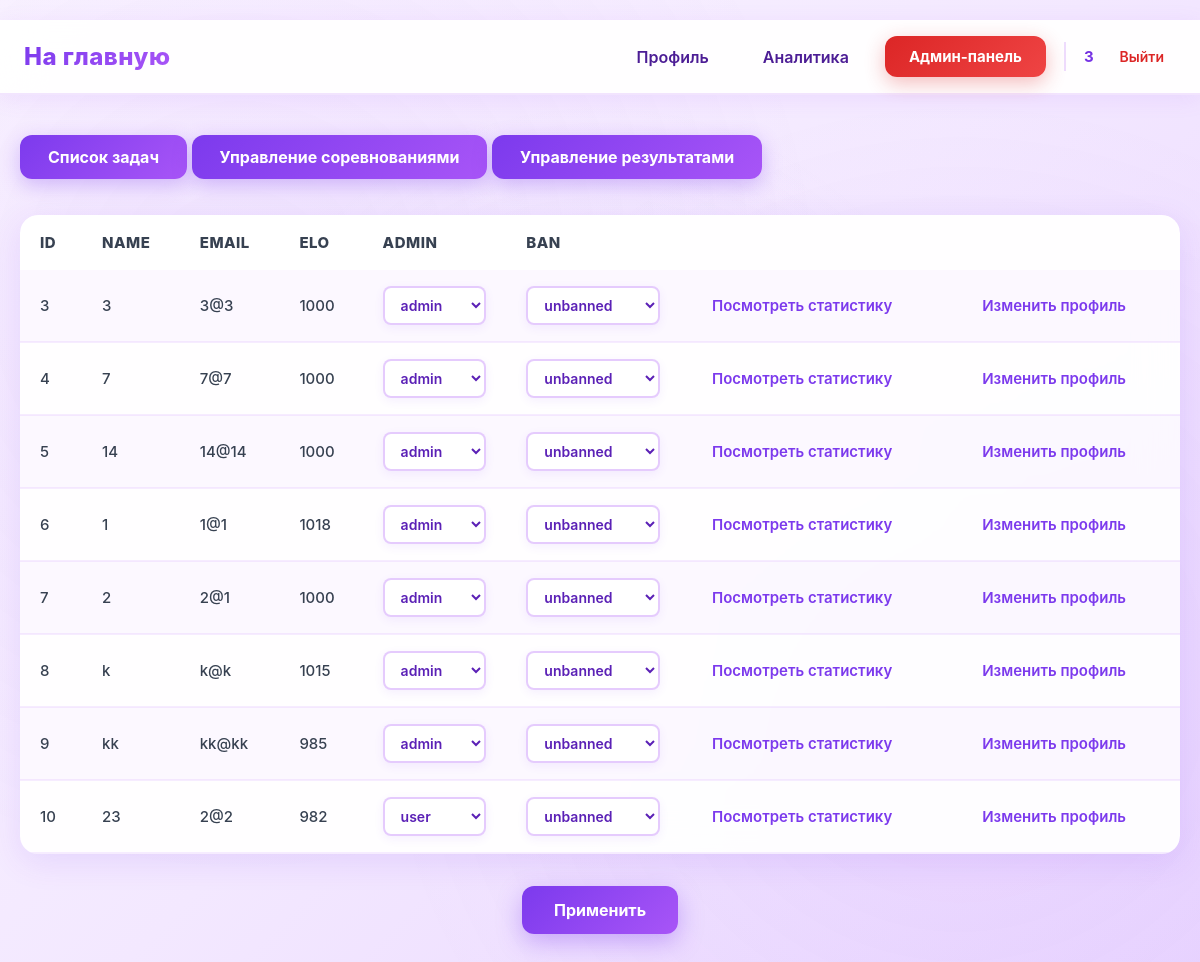
/admin (signed in), run on the app's committed database.
### data/users.py (models this page shows, shortened)
class User(SqlAlchemyBase, UserMixin):
    __tablename__ = 'users'
    id = sqlalchemy.Column(sqlalchemy.Integer,
                           primary_key=True, autoincrement=True)
    name = sqlalchemy.Column(sqlalchemy.String, nullable=True)
    email = sqlalchemy.Column(sqlalchemy.String,
                              index=True, unique=True, nullable=True)
    hashed_password = sqlalchemy.Column(sqlalchemy.String, nullable=True)
    elo_rating = sqlalchemy.Column(sqlalchemy.Float, default=1000)
    admin = sqlalchemy.Column(sqlalchemy.Boolean, default=0)
    ban = sqlalchemy.Column(sqlalchemy.Boolean, default=0)
    created_date = sqlalchemy.Column(sqlalchemy.DateTime,
                                     default=datetime.datetime.now)
    submissions = orm.relationship("Submissions", back_populates="user")

### main.py (the view, shortened to what this page needs)
@app.route('/admin', methods=["GET", "POST"])
@login_required
@admin_required
@user_ban
def admin():
    subject = session.get('subject')
    db_sess = db_session.create_session()
    users = db_sess.query(User)
    return render_template("admin_first.html", users=users, subject=subject)

### data/db_session.py (called while the page is built)
def create_session() -> Session:
    global __factory
    return __factory()

### main.py (called while the page is built)
@login_manager.user_loader
def load_user(user_id):
    db_sess = db_session.create_session()
    return db_sess.get(User, user_id)

def admin_required(func):
    @wraps(func)
    def wrapper(*args, **kwargs):
        if not current_user.admin:
            abort(403)
        return func(*args, **kwargs)
    return wrapper

def user_ban(func):
    @wraps(func)
    def wrapper(*args, **kwargs):
        if current_user.ban:
            abort(403)
        return func(*args, **kwargs)
    return wrapper

### templates/admin_first.html (shortened to what this page needs)
﻿{% extends "base.html" %}
{% block styles %}
<link rel="stylesheet" href="{{ url_for('static', filename='admin_first.css') }}">
{% endblock %}
{% block content %}
<a class="btn btn-task" href="/admin/task_list">Список задач</a>
<a class="btn btn-task" href="/admin/competitions">Управление соревнованиями</a>
<a class="btn btn-task" href="/admin/results">Управление результатами</a>
<form method="post" action="/admin">
<div class="table-container">
    <table>
        <tr>
            <td>id</td>
            <td>name</td>
            <td>email</td>
            <td>elo</td>
            <td>admin</td>
            <td>ban</td>
        </tr>
        {% for user in users %}
        <tr>
            <td>{{user.id}}</td>
            <td>{{ user.name }}</td>
            <td>{{user.email}}</td>
            <td>{{user.elo_rating|round|int}}</td>
            <td>
                <select class="admin-select" name="admin_{{user.id}}">
                    {% if user.admin == 1 %}
                        <option value="admin" selected>admin</option>
                    {% else %}
                        <option value="user" selected>user</option>
                    {% endif %}
                </select>
            </td>
            <td>
                <select class="ban-select" name="ban_{{user.id}}">
                    {% if user.ban == 1 %}
                        <option value="banned" selected>banned</option>
                        <option value="unbanned">unbanned</option>
                    {% else %}
                        <option value="unbanned" selected>unbanned</option>
                    {% endif %}
                </select>
            </td>
            <td><a href="/admin/profile/{{user.id}}">Посмотреть статистику</a></td>
            <td><a href="/edit/profile/{{user.id}}">Изменить профиль</a></td>
        </tr>
        {% endfor %}
    </table>
</div>
<button type="submit" id="applytBtn">Применить</button>
</form>
{% endblock %}

### templates/base.html (shortened to what this page needs)
﻿<!doctype html>
<html lang="ru">
<head>
    <link rel="stylesheet" href="{{ url_for('static', filename='base.css') }}">
    {% block styles %}{% endblock %}
</head>
<body>
<header class="site-header">
    <nav class="navbar">
        <div class="nav-left">
            {% if session.get('subject') and session.get('subject') != 'subject' %}
            <a class="logo" href="/{{ session.get('subject') }}/">На главную</a>
            {% else %}
            <a class="logo" href="/">На главную</a>
            {% endif %}
        </div>
        <div class="nav-right">
            {% if current_user.is_authenticated %}
                <a class="nav-link" href="/profile">Профиль</a>
                <a class="nav-link" href="/analytics">Аналитика</a>
                {% if current_user.admin %}
                    <a class="btn btn-admin" href="/admin">Админ-панель</a>
                {% endif %}
                <div class="user-menu">
                    <span class="username">{{ current_user.name }}</span>
                    <a class="logout" href="/logout">Выйти</a>
                </div>
            {% else %}
                <a class="btn btn-outline" href="/login">Войти</a>
                <a class="btn btn-primary" href="/register">Регистрация</a>
            {% endif %}
        </div>
    </nav>
</header>
<main class="page-content">
    {% block content %}{% endblock %}
</main>
</body>
</html>

### static/base.css (style rules this page uses)
* { box-sizing: border-box; margin: 0; padding: 0; font-family: "Inter", "Segoe UI", Arial, sans-serif; }
body { background: linear-gradient(135deg, #faf5ff 0%, #f3e8ff 50%, #e9d5ff 100%); background-attachment: fixed; color: #1f2937; min-height: 100vh; position: relative; }
body::before { content: ''; position: fixed; top: 0; left: 0; right: 0; bottom: 0; background: radial-gradient(circle at 20% 30%, rgba(168, 85, 247, 0.08) 0%, transparent 50%), radial-gradient(circle at 80% 70%, rgba(192, 132, 252, 0.08) 0%, transparent 50%), radial-gradient(circle at 50% 50%, rgba(233, 213, 255, 0.1) 0%, transparent 50%); pointer-events: none; z-index: 0; }
.site-header { background: rgba(255, 255, 255, 0.95); backdrop-filter: blur(20px); border-bottom: 2px solid rgba(168, 85, 247, 0.15); box-shadow: 0 4px 20px rgba(168, 85, 247, 0.1); position: relative; z-index: 100; }
.navbar { max-width: 1200px; margin: 0 auto; padding: 16px 24px; display: flex; align-items: center; justify-content: space-between; }
.logo { font-size: 24px; font-weight: 800; text-decoration: none; background: linear-gradient(135deg, #7c3aed, #a855f7); -webkit-background-clip: text; -webkit-text-fill-color: transparent; background-clip: text; letter-spacing: 0.5px; transition: all 0.3s ease; position: relative; }
.logo::after { content: ''; position: absolute; bottom: -4px; left: 0; width: 0; height: 3px; background: linear-gradient(90deg, #7c3aed, #a855f7); border-radius: 2px; transition: width 0.3s ease; }
.nav-left, .nav-right { display: flex; align-items: center; gap: 18px; position: relative; z-index: 10; }
.nav-link { text-decoration: none; color: #4c1d95; font-weight: 600; padding: 10px 18px; border-radius: 12px; transition: all 0.3s ease; position: relative; background: transparent; }
.btn-admin { background: linear-gradient(135deg, #dc2626, #ef4444); color: #ffffff !important; box-shadow: 0 6px 20px rgba(220, 38, 38, 0.3); position: relative; overflow: hidden; font-weight: 700; padding: 10px 20px; border-radius: 12px; text-decoration: none; transition: all 0.3s ease; }
.btn-admin::before { content: ''; position: absolute; top: 50%; left: 50%; width: 0; height: 0; border-radius: 50%; background: rgba(255, 255, 255, 0.2); transform: translate(-50%, -50%); transition: width 0.6s ease, height 0.6s ease; }
.user-menu { display: flex; align-items: center; gap: 14px; padding-left: 18px; border-left: 2px solid rgba(168, 85, 247, 0.2); }
.username { font-size: 15px; font-weight: 700; color: #5b21b6; background: linear-gradient(135deg, #6d28d9, #7c3aed); -webkit-background-clip: text; -webkit-text-fill-color: transparent; background-clip: text; }
.logout { text-decoration: none; font-size: 14px; color: #dc2626; font-weight: 600; padding: 6px 12px; border-radius: 8px; transition: all 0.2s ease; }
.btn { text-decoration: none; font-size: 15px; padding: 11px 24px; border-radius: 12px; font-weight: 700; transition: all 0.3s cubic-bezier(0.4, 0, 0.2, 1); position: relative; overflow: hidden; z-index: 1; display: inline-block; }
.btn::before { content: ''; position: absolute; top: 50%; left: 50%; width: 0; height: 0; border-radius: 50%; background: rgba(255, 255, 255, 0.2); transform: translate(-50%, -50%); transition: width 0.6s ease, height 0.6s ease; z-index: -1; }
.page-content { max-width: 1200px; margin: 40px auto; padding: 0 20px; position: relative; z-index: 10; animation: fadeIn 0.6s ease-out; }
a { color: #7c3aed; }
input, textarea, select { background: #ffffff; border: 2px solid rgba(168, 85, 247, 0.2); border-radius: 10px; padding: 12px 16px; color: #1f2937; font-size: 14px; transition: all 0.3s ease; }

### data on the page
User: name "3", id "3", email "3@3", elo_rating "1000", admin+id "admin", ban+id "unbanned"
User: id "4", name "7", email "7@7", elo_rating "1000", admin+id "admin", ban+id "unbanned"
User: id "5", name "14", email "14@14", elo_rating "1000", admin+id "admin", ban+id "unbanned"
User: id "6", name "1", email "1@1", elo_rating "1018", admin+id "admin", ban+id "unbanned"
User: id "7", name "2", email "2@1", elo_rating "1000", admin+id "admin", ban+id "unbanned"
User: id "8", name "k", email "k@k", elo_rating "1015", admin+id "admin", ban+id "unbanned"
User: id "9", name "kk", email "kk@kk", elo_rating "985", admin+id "admin", ban+id "unbanned"
User: id "10", name "23", email "2@2", elo_rating "982", admin+id "user", ban+id "unbanned"
